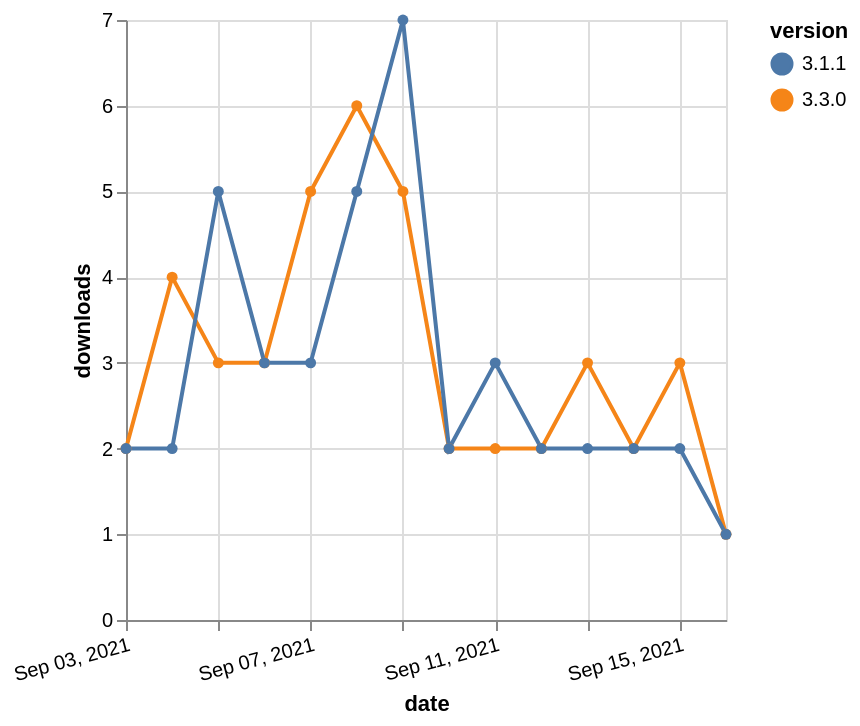

Vega-Lite specification stored for this chart:
### Vega-Lite specification from a JSON file in a GitHub repository (floating-point values rounded to 4 significant figures)
{"$schema": "https://vega.github.io/schema/vega-lite/v5.json", "description": "A simple bar chart with embedded data.", "data": {"values": [{"date": "2021-09-03", "total": 3794, "delta": 2, "version": "3.3.0"}, {"date": "2021-09-04", "total": 3798, "delta": 4, "version": "3.3.0"}, {"date": "2021-09-05", "total": 3801, "delta": 3, "version": "3.3.0"}, {"date": "2021-09-06", "total": 3804, "delta": 3, "version": "3.3.0"}, {"date": "2021-09-07", "total": 3809, "delta": 5, "version": "3.3.0"}, {"date": "2021-09-08", "total": 3815, "delta": 6, "version": "3.3.0"}, {"date": "2021-09-09", "total": 3820, "delta": 5, "version": "3.3.0"}, {"date": "2021-09-10", "total": 3822, "delta": 2, "version": "3.3.0"}, {"date": "2021-09-11", "total": 3824, "delta": 2, "version": "3.3.0"}, {"date": "2021-09-12", "total": 3826, "delta": 2, "version": "3.3.0"}, {"date": "2021-09-13", "total": 3829, "delta": 3, "version": "3.3.0"}, {"date": "2021-09-14", "total": 3831, "delta": 2, "version": "3.3.0"}, {"date": "2021-09-15", "total": 3834, "delta": 3, "version": "3.3.0"}, {"date": "2021-09-16", "total": 3835, "delta": 1, "version": "3.3.0"}, {"date": "2021-09-03", "total": 3468, "delta": 2, "version": "3.1.1"}, {"date": "2021-09-04", "total": 3470, "delta": 2, "version": "3.1.1"}, {"date": "2021-09-05", "total": 3475, "delta": 5, "version": "3.1.1"}, {"date": "2021-09-06", "total": 3478, "delta": 3, "version": "3.1.1"}, {"date": "2021-09-07", "total": 3481, "delta": 3, "version": "3.1.1"}, {"date": "2021-09-08", "total": 3486, "delta": 5, "version": "3.1.1"}, {"date": "2021-09-09", "total": 3493, "delta": 7, "version": "3.1.1"}, {"date": "2021-09-10", "total": 3495, "delta": 2, "version": "3.1.1"}, {"date": "2021-09-11", "total": 3498, "delta": 3, "version": "3.1.1"}, {"date": "2021-09-12", "total": 3500, "delta": 2, "version": "3.1.1"}, {"date": "2021-09-13", "total": 3502, "delta": 2, "version": "3.1.1"}, {"date": "2021-09-14", "total": 3504, "delta": 2, "version": "3.1.1"}, {"date": "2021-09-15", "total": 3506, "delta": 2, "version": "3.1.1"}, {"date": "2021-09-16", "total": 3507, "delta": 1, "version": "3.1.1"}]}, "width": "container", "mark": {"type": "line", "point": {"filled": true}}, "encoding": {"x": {"field": "date", "type": "temporal", "timeUnit": "yearmonthdate", "title": "date", "axis": {"labelAngle": -15}}, "y": {"field": "delta", "type": "quantitative", "title": "downloads"}, "color": {"field": "version", "type": "nominal"}, "tooltip": {"field": "delta"}}}
